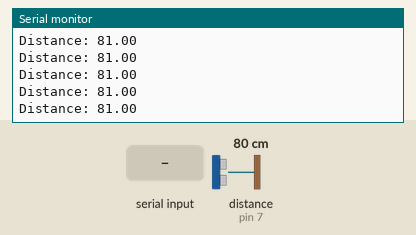
Simulated run of this sketch. Board: Arduino Uno, built with avr-gcc and run on an emulated ATmega328P. Parts: the last lines printed to the serial monitor. Inputs (shaded band) come from the test bench; at power-on: distance to the obstacle (sensor on pin 7) 80 cm. The echo pulse lasts 58.3 µs per cm; the modem accepts every AT command (registered, SIM ready, sends succeed) and sends nothing else.

Above: at 1.2 s.
1.3 s: distance to the obstacle (sensor on pin 7) set to 2 cm
At 2.0 s:
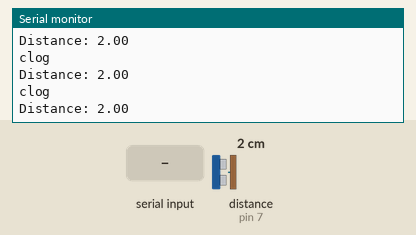
2.9 s: "r" received over Serial
5.9 s: distance to the obstacle (sensor on pin 7) set to 4 cm
At 6.9 s:
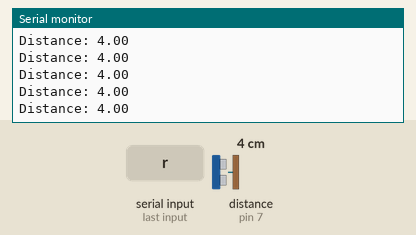
8.9 s: distance to the obstacle (sensor on pin 7) set to 18 cm
At 9.8 s:
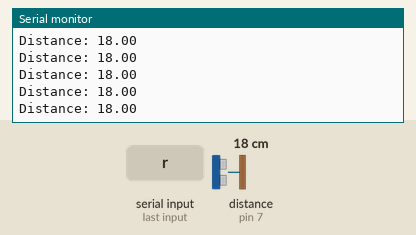
11.9 s: distance to the obstacle (sensor on pin 7) set to 250 cm
At 12.4 s:
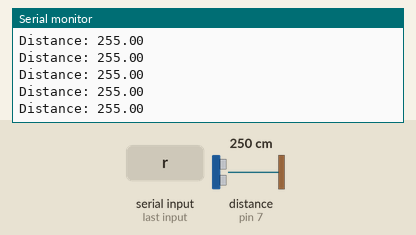
14.9 s: distance to the obstacle (sensor on pin 7) set to 9 cm
At 15.9 s:
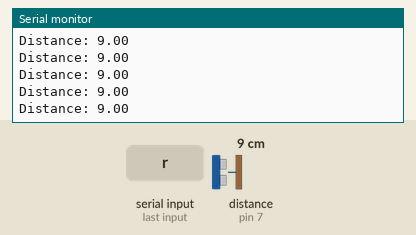
Timing chart, 0 to 17.9 s (numbered marks = the images above; inputs shaded):
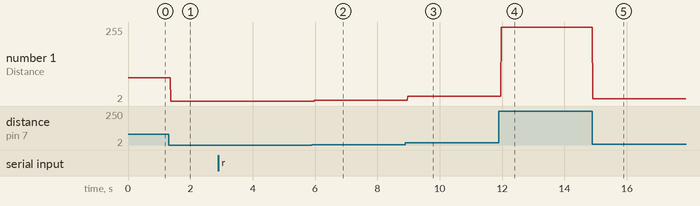

Measured:
- after the input at 1.3 s, the serial monitor: prints a new line after 0.07 s (image 1)
- after the input at 5.9 s, the serial monitor: prints a new line after 0.09 s (image 2)
- after the input at 8.9 s, the serial monitor: prints a new line after 0.08 s (image 3)
- after the input at 11.9 s, the serial monitor: prints a new line after 0.07 s (image 4)
- after the input at 14.9 s, the serial monitor: prints a new line at once (image 5)
- plotted number 1: 81 → 2 after the input at 1.3 s, 2 → 4 after the input at 5.9 s, 4 → 18 after the input at 8.9 s, 18 → 255 after the input at 11.9 s, 255 → 9 after the input at 14.9 s

The sketch:

distancesms.ino
```cpp
#include <NewPing.h>


 #include <SoftwareSerial.h>
//#include <dht.h>


#define maxd 400 // Analog Pin sensor is connected to

//dht DHT;

SoftwareSerial mySerial(9, 10);

//define pin numbers
const int trigPin = 6;
const int echoPin = 7;
NewPing sonar(trigPin, echoPin,maxd);

//define variables
double duration;
double distance;

void setup()
{
  mySerial.begin(9600);   // Setting the baud rate of GSM Module
 pinMode(trigPin, OUTPUT); // Sets the trigPin as an Output
pinMode(echoPin, INPUT); // Sets the echoPin as an Input
Serial.begin(9600); // Starts the serial communication
}


void loop()
{
// Clears the trigPin
digitalWrite(trigPin, LOW);
//delayMicroseconds(2);

// Sets the trigPin on HIGH state for 10 micro seconds
digitalWrite(trigPin, HIGH);
//delayMicroseconds(10);
digitalWrite(trigPin, LOW);

// Reads the echoPin, returns the sound wave travel time in microseconds
duration = pulseIn(echoPin, HIGH);

// Calculating the distance
distance = sonar.ping_cm();

// Prints the distance on the Serial Monitor
Serial.print("Distance: ");
//if(distance!=0)
Serial.println(distance);
if(distance==2 || distance ==3 || distance == 6)
Serial.println("clog");
   switch(Serial.read())
  {
    case 's':
      mySerial.println("AT+CMGF=1");    //Sets the GSM Module in Text Mode
   //  delay(1000);  // Delay of 1 second
     mySerial.println("AT+CMGS=\"+919315377071\"\r"); // Replace x with mobile number
   //  delay(1000);

      if(distance==7 || distance ==8 || distance == 9)
     mySerial.println("clog :(");
   //  mySerial.println(distance);// The SMS text you want to send
    else
    mySerial.println(" no clog :)");
   //  delay(100);
     mySerial.println((char)26);// ASCII code of CTRL+Z for saying the end of sms to  the module
    //  delay(1000);
      break;


    case 'r':
      mySerial.println("AT+CNMI=2,2,0,0,0"); // AT Command to receive a live SMS
      delay(1000);
      break;
  }

//Wait 5 seconds before accessing sensor again.

  //Fastest should be once every two seconds.
}
```
